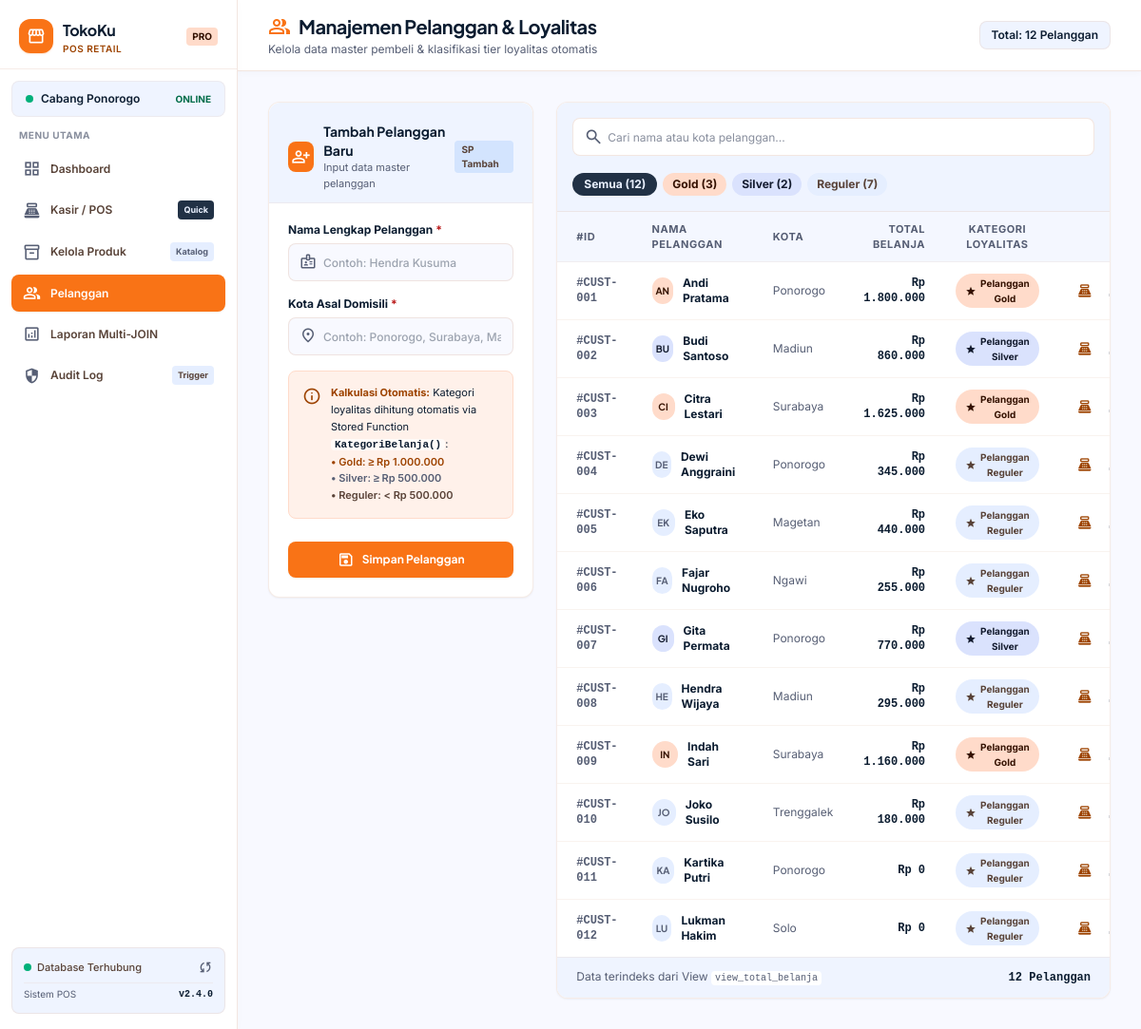
The app's page /pelanggan.php with its own data.
### tables this page shows
CREATE TABLE tbl_pelanggan (
    id_pelanggan INT AUTO_INCREMENT PRIMARY KEY,
    nama_pelanggan VARCHAR(100) NOT NULL,
    kota VARCHAR(50) NOT NULL
);

### pelanggan.php (the view, shortened to what the rows shown need)
<?php
require_once __DIR__ . '/config/db.php';
$edit_data = null;
$daftar_pelanggan = [];
if ($pdo) {
    try {
        $sqlList = "SELECT
                        id_pelanggan,
                        nama_pelanggan,
                        kota,
                        total_transaksi,
                        total_belanja,
                        KategoriBelanja(total_belanja) AS kategori
                    FROM view_total_belanja
                    WHERE 1=1";
        $paramsList = [];
        $sqlList .= " ORDER BY id_pelanggan ASC";
        $stmtList = $pdo->prepare($sqlList);
        $stmtList->execute($paramsList);
        $daftar_pelanggan = $stmtList->fetchAll();
    } catch (PDOException $e) {
        try {
            $pdo->exec("
                CREATE OR REPLACE VIEW view_total_belanja AS
                SELECT
                    p.id_pelanggan,
                    p.nama_pelanggan,
                    p.kota,
                    COUNT(t.id_transaksi) AS total_transaksi,
                    COALESCE(SUM(t.total_belanja), 0) AS total_belanja
                FROM tbl_pelanggan p
                LEFT JOIN tbl_transaksi t ON p.id_pelanggan = t.id_pelanggan
                GROUP BY p.id_pelanggan, p.nama_pelanggan, p.kota;
            ");
            $pdo->exec("
                DROP FUNCTION IF EXISTS KategoriBelanja;
                CREATE FUNCTION KategoriBelanja(total DECIMAL(12,2))
                RETURNS VARCHAR(30) DETERMINISTIC NO SQL
                BEGIN
                    RETURN CASE
                        WHEN total >= 1000000 THEN 'Pelanggan Gold'
                        WHEN total >= 500000 THEN 'Pelanggan Silver'
                        ELSE 'Pelanggan Reguler'
                    END;
                END;
            ");
            $stmtList = $pdo->prepare($sqlList);
            $stmtList->execute($paramsList);
            $daftar_pelanggan = $stmtList->fetchAll();
        } catch (Exception $ex) {
            $sqlFallback = "
                SELECT
                    p.id_pelanggan,
                    p.nama_pelanggan,
                    p.kota,
                    COUNT(t.id_transaksi) AS total_transaksi,
                    COALESCE(SUM(t.total_belanja), 0) AS total_belanja,
                    CASE
                        WHEN COALESCE(SUM(t.total_belanja), 0) >= 1000000 THEN 'Pelanggan Gold'
                        WHEN COALESCE(SUM(t.total_belanja), 0) >= 500000 THEN 'Pelanggan Silver'
                        ELSE 'Pelanggan Reguler'
                    END AS kategori
                FROM tbl_pelanggan p
                LEFT JOIN tbl_transaksi t ON p.id_pelanggan = t.id_pelanggan
                GROUP BY p.id_pelanggan, p.nama_pelanggan, p.kota
                ORDER BY p.id_pelanggan ASC
            ";
            $daftar_pelanggan = $pdo->query($sqlFallback)->fetchAll();
        }
    }
}
require_once __DIR__ . '/includes/header.php';
?>
<main class="flex-1 flex flex-col min-w-0 overflow-y-auto bg-surface">
    <header class="bg-surface-container-lowest border-b border-outline-variant/40 px-6 sm:px-8 py-3.5 flex flex-col sm:flex-row sm:items-center justify-between gap-4 sticky top-0 z-30 shadow-[0_1px_8px_rgba(0,0,0,0.03)]">
        <div>
            <h1 class="font-headline font-bold text-lg sm:text-xl text-on-surface tracking-tight flex items-center gap-2">
                <span class="material-symbols-outlined text-primary-container text-[24px]">group</span>
                Manajemen Pelanggan & Loyalitas
            </h1>
        </div>
    </header>
    <div class="p-4 sm:p-6 lg:p-8 space-y-6 flex-1">
        <div class="grid grid-cols-1 lg:grid-cols-12 gap-6 items-start">
            <div class="lg:col-span-4 bg-surface-container-lowest rounded-xl p-5 shadow-sm border border-outline-variant/30 space-y-5">
                <div class="flex items-center justify-between pb-3 bg-surface-container-low -mx-5 -mt-5 p-5 rounded-t-xl border-b border-outline-variant/20">
                    <div class="flex items-center gap-2.5">
                        <div>
                            <h2 class="font-headline text-sm font-bold text-on-surface"><?= $edit_data ? 'Edit Data Pelanggan' : 'Tambah Pelanggan Baru' ?></h2>
                        </div>
                    </div>
                </div>
            </div>
            <div class="lg:col-span-8 bg-surface-container-lowest rounded-xl shadow-sm border border-outline-variant/30 flex flex-col overflow-hidden">
                <div class="overflow-x-auto w-full">
                    <table class="w-full text-left border-collapse text-xs">
                        <thead>
                            <tr class="bg-surface-container-low/70 text-secondary font-semibold uppercase tracking-wider text-[11px] h-10 border-b border-outline-variant/20">
                                <th class="py-2.5 px-5">#ID</th>
                                <th class="py-2.5 px-4">Nama Pelanggan</th>
                                <th class="py-2.5 px-4">Kota</th>
                                <th class="py-2.5 px-4 text-right">Total Belanja</th>
                                <th class="py-2.5 px-4 text-center">Kategori Loyalitas</th>
                                <th class="py-2.5 px-5 text-right">Aksi</th>
                            </tr>
                        </thead>
                        <tbody class="divide-y divide-outline-variant/20">
                            <?php if (empty($daftar_pelanggan)): ?>
                                <tr>
                                    <td colspan="6" class="py-10 text-center text-secondary">
                                        Tidak ada data pelanggan yang cocok dengan pencarian.
                                    </td>
                                </tr>
                            <?php else: ?>
                                <?php foreach ($daftar_pelanggan as $row):
                                    $isGold = strpos($row['kategori'], 'Gold') !== false;
                                    $isSilver = strpos($row['kategori'], 'Silver') !== false;
                                    $initials = strtoupper(substr($row['nama_pelanggan'], 0, 2));
                                ?>
                                    <tr class="hover:bg-surface-container-low/60 transition-colors">
                                        <td class="py-3 px-5 font-mono font-bold text-secondary">
                                            #CUST-<?= str_pad($row['id_pelanggan'], 3, '0', STR_PAD_LEFT) ?>
                                        </td>
                                        <td class="py-3 px-4">
                                            <div class="flex items-center gap-2.5">
                                                <div class="w-7 h-7 rounded-full <?= $isGold ? 'bg-primary-fixed text-on-primary-fixed' : ($isSilver ? 'bg-secondary-fixed text-on-secondary-fixed' : 'bg-surface-container text-secondary') ?> flex items-center justify-center font-bold text-[10px] font-headline">
                                                    <?= $initials ?>
                                                </div>
                                                <span class="font-bold text-on-surface"><?= htmlspecialchars($row['nama_pelanggan']) ?></span>
                                            </div>
                                        </td>
                                        <td class="py-3 px-4 text-secondary">
                                            <?= htmlspecialchars($row['kota']) ?>
                                        </td>
                                        <td class="py-3 px-4 text-right font-mono font-bold text-on-surface">
                                            <?= formatRupiah($row['total_belanja']) ?>
                                        </td>
                                        <td class="py-3 px-4 text-center">
                                            <span class="inline-flex items-center gap-1 px-2.5 py-0.5 rounded-full text-[10px] font-bold <?= $isGold ? 'bg-primary-fixed text-on-primary-fixed' : ($isSilver ? 'bg-secondary-fixed text-on-secondary-fixed' : 'bg-surface-container text-on-surface-variant') ?>">
                                                <span class="material-symbols-outlined text-[12px] fill-icon">star</span>
                                                <span><?= htmlspecialchars($row['kategori']) ?></span>
                                            </span>
                                        </td>
                                        <td class="py-3 px-5 text-right whitespace-nowrap">
                                            <div class="inline-flex items-center gap-2">
                                                <a href="kasir.php?pelanggan_id=<?= $row['id_pelanggan'] ?>" title="Kasir"
                                                   class="p-1 rounded text-primary hover:bg-primary-fixed transition">
                                                    <span class="material-symbols-outlined text-[16px]">point_of_sale</span>
                                                </a>
                                                <a href="pelanggan.php?edit=<?= $row['id_pelanggan'] ?>" title="Edit"
                                                   class="p-1 rounded text-secondary hover:text-on-surface transition">
                                                    <span class="material-symbols-outlined text-[16px]">edit</span>
                                                </a>
                                            </div>
                                        </td>
                                    </tr>
                                <?php endforeach; ?>
                            <?php endif; ?>
                        </tbody>
                    </table>
                </div>
            </div>
        </div>
    </div>
<?php
require_once __DIR__ . '/includes/footer.php';
?>

### records on screen
tbl_pelanggan: id_pelanggan "001", nama_pelanggan "AN", nama_pelanggan "Andi Pratama", kota "Ponorogo", total_belanja "Rp 1.800.000", kategori "Pelanggan Gold"
tbl_pelanggan: id_pelanggan "002", nama_pelanggan "BU", nama_pelanggan "Budi Santoso", kota "Madiun", total_belanja "Rp 860.000", kategori "Pelanggan Silver"
tbl_pelanggan: id_pelanggan "003", nama_pelanggan "CI", nama_pelanggan "Citra Lestari", kota "Surabaya", total_belanja "Rp 1.625.000", kategori "Pelanggan Gold"
tbl_pelanggan: id_pelanggan "004", nama_pelanggan "DE", nama_pelanggan "Dewi Anggraini", kota "Ponorogo", total_belanja "Rp 345.000", kategori "Pelanggan Reguler"
tbl_pelanggan: id_pelanggan "005", nama_pelanggan "EK", nama_pelanggan "Eko Saputra", kota "Magetan", total_belanja "Rp 440.000", kategori "Pelanggan Reguler"
tbl_pelanggan: id_pelanggan "006", nama_pelanggan "FA", nama_pelanggan "Fajar Nugroho", kota "Ngawi", total_belanja "Rp 255.000", kategori "Pelanggan Reguler"
tbl_pelanggan: id_pelanggan "007", nama_pelanggan "GI", nama_pelanggan "Gita Permata", kota "Ponorogo", total_belanja "Rp 770.000", kategori "Pelanggan Silver"
tbl_pelanggan: id_pelanggan "008", nama_pelanggan "HE", nama_pelanggan "Hendra Wijaya", kota "Madiun", total_belanja "Rp 295.000", kategori "Pelanggan Reguler"
tbl_pelanggan: id_pelanggan "009", nama_pelanggan "IN", nama_pelanggan "Indah Sari", kota "Surabaya", total_belanja "Rp 1.160.000", kategori "Pelanggan Gold"
tbl_pelanggan: id_pelanggan "010", nama_pelanggan "JO", nama_pelanggan "Joko Susilo", kota "Trenggalek", total_belanja "Rp 180.000", kategori "Pelanggan Reguler"
tbl_pelanggan: id_pelanggan "011", nama_pelanggan "KA", nama_pelanggan "Kartika Putri", kota "Ponorogo", total_belanja "Rp 0", kategori "Pelanggan Reguler"
tbl_pelanggan: id_pelanggan "012", nama_pelanggan "LU", nama_pelanggan "Lukman Hakim", kota "Solo", total_belanja "Rp 0", kategori "Pelanggan Reguler"

### other values on screen
count($daftar_pelanggan) "12"
$countGold "3"
$countSilver "2"
$countReguler "7"
